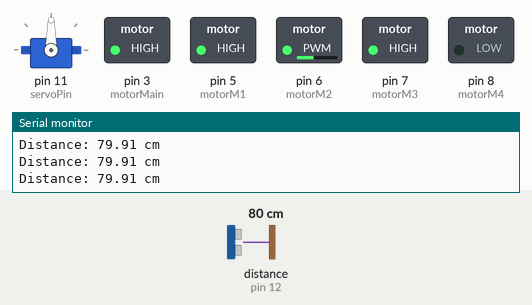
Recording of a sketch running on a simulated Arduino Uno, built with avr-gcc and run on an emulated ATmega328P. Shown: servo, switched loads named in the sketch (green lamp = pin HIGH), the last lines printed to the serial monitor. Wiring (inferred from the names in the program): ultrasonic range finder: trigger pin 13; echo pin 12. The test bench sets the inputs (shaded band); at power-on: distance to the obstacle (sensor on pin 12) 80 cm. The echo pulse lasts 58.3 µs per cm; pins used as bus, display or sensor lines are not drawn.

Above: at 1.2 s.
1.3 s: distance to the obstacle (sensor on pin 12) set to 6 cm
2.8 s: distance to the obstacle (sensor on pin 12) set to 3 cm
At 3.3 s:
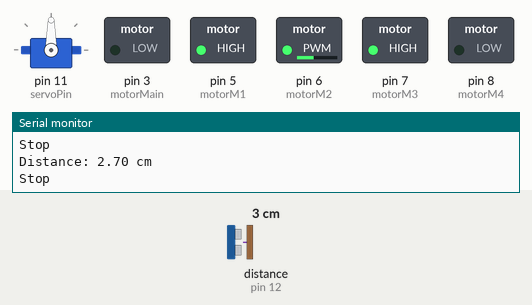
4.3 s: distance to the obstacle (sensor on pin 12) set to 9 cm
At 5.0 s:
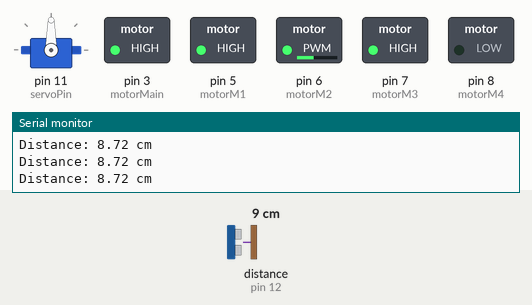
5.8 s: distance to the obstacle (sensor on pin 12) set to 2 cm
At 7.0 s:
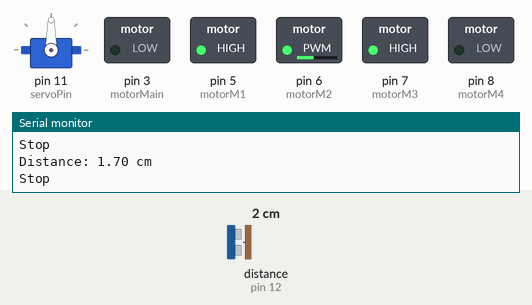
Timing chart, 0 to 8.3 s (numbered marks = the images above; inputs shaded):
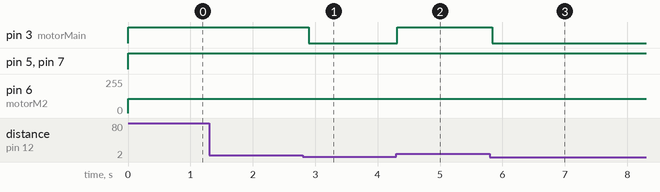

Measured:
- the behaviour switches between 5 and 4 cm on distance to the obstacle (sensor on pin 12) (found by bisection; images 0 and 1)
- after the input at 2.8 s, pin 3 (motorMain): HIGH → LOW after 0.10 s
- after the input at 4.3 s, pin 3 (motorMain): LOW → HIGH at once
- after the input at 5.8 s, pin 3 (motorMain): HIGH → LOW at once

The sketch:

park_car_2.ino
```cpp
#include <Servo.h>

// 모터 제어 핀
const int motorMain = 3;
const int motorM1 = 5; // Left Front
const int motorM2 = 6; // Right Front
const int motorM3 = 7; // Left Rear
const int motorM4 = 8; // Right Rear

// Ultrasonic 센서 핀
const int trigPin = 13; // Trigger 핀
const int echoPin = 12; // Echo 핀

const int servoPin = 11; // 서보 핀

Servo myServo; // 서보 객체 생성

void setup() {
  // 모터 핀을 출력으로 설정
  pinMode(motorMain, OUTPUT);
  pinMode(motorM1, OUTPUT);
  pinMode(motorM2, OUTPUT);
  pinMode(motorM3, OUTPUT);
  pinMode(motorM4, OUTPUT);

  // Ultrasonic 센서 핀을 설정
  pinMode(trigPin, OUTPUT);
  pinMode(echoPin, INPUT);

  // 서보 핀 설정
  myServo.attach(servoPin);

  // 시리얼 통신 시작
  Serial.begin(9600);

  Serial.println("Setup Complete");
}

void rotateMotors() {
  digitalWrite(motorMain, HIGH);
  digitalWrite(motorM1, HIGH);
  analogWrite(motorM2, -150);
  digitalWrite(motorM3, HIGH);
  analogWrite(motorM4, -150);
}

void runMotors() {
  // 왼쪽 앞 바퀴와 왼쪽 뒤 바퀴를 모두 돌리기
  digitalWrite(motorMain, HIGH);
  digitalWrite(motorM1, HIGH);
  digitalWrite(motorM2, HIGH);
  digitalWrite(motorM3, HIGH);
  digitalWrite(motorM4, HIGH);
  // 오른쪽 앞 바퀴와 오른쪽 뒤 바퀴를 모두 돌리기

  // 모든 모터 정지
  //digitalWrite(motorMain, LOW);
  //delay(1000); // 1초 동안 정지

  Serial.println("Forward");
}

void backwardMotors() {
  digitalWrite(motorMain, HIGH);
  digitalWrite(motorM1, HIGH);
  digitalWrite(motorM2, HIGH);
  digitalWrite(motorM3, LOW);
  digitalWrite(motorM4, LOW);
}

void stopMotors() {
  digitalWrite(motorMain, LOW);
  Serial.println("Stop");
}

int calc_distance(){
    digitalWrite(trigPin, LOW);
    delayMicroseconds(2); // wait for 2 ms to avoid
                          // collision in serial monitor

    digitalWrite(trigPin, HIGH); // turn on the Trigger to generate pulse
    delayMicroseconds(10); // keep the trigger "ON" for 10 ms to generate
             // pulse for 10 ms.

    digitalWrite(trigPin, LOW); // Turn off the pulse trigger to stop
                       // pulse generation

    // If pulse reached the receiver echoPin
    // become high Then pulseIn() returns the
    // time taken by the pulse to reach the
    // receiver

    long duration = pulseIn(echoPin, HIGH);

    Serial.print("Distance: ");
    Serial.print(duration * 0.0344 / 2); // Print the output in serial monitor
    Serial.println(" cm");
    return duration * 0.0344 / 2; // Expression to calculate distance using time
}

void loop()
{
    if(calc_distance() < 4) {
      stopMotors();
    } else {
      rotateMotors();
    }
    delay(100);
}
```
